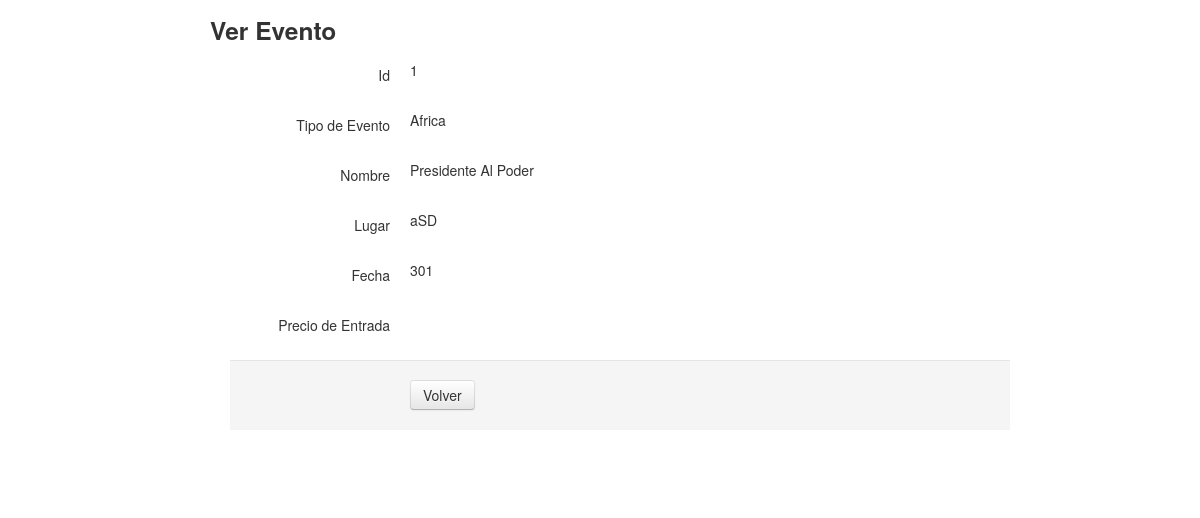
/eventos/read.php?event_id=1, run on the app's committed database.
### tables this page shows
CREATE TABLE `events` (
  `event_id` varchar(45) NOT NULL,
  `event_type_code` varchar(45) DEFAULT NULL,
  `event_name` varchar(45) DEFAULT NULL,
  `event_place` varchar(45) DEFAULT NULL,
  `event_date` varchar(45) DEFAULT NULL,
  `event_entrance_fee` varchar(45) DEFAULT NULL,
  PRIMARY KEY (`event_id`)
);

### eventos/read.php (the view, shortened to what this page needs)
<?php
$id = null;
if(!empty($_GET['event_id'])) {
	$id = $_REQUEST['event_id'];
}
if(null == $id) {
	header("Location: ../eventos.php");
} else {
	$pdo = Database::connect();
	$pdo->setAttribute(PDO::ATTR_ERRMODE, PDO::ERRMODE_EXCEPTION);
	$sql = "SELECT * FROM events where event_id = ?";
	$q = $pdo->prepare($sql);
	$q->execute(array($id));
	$data = $q->fetch(PDO::FETCH_ASSOC);
}
?>
<!DOCTYPE html>
<html>
<head>
	<link rel="stylesheet" href="../css/bootstrap.min.css">
</head>
<body>
	<div class="container">
		<div class="span10 offset1">
			<div class="row">
				<h3>Ver Evento</h3>
			</div>
			<div class="form-horizontal">
				<div class="control-group">
					<label class="control-label">Id</label>
					<div class="controls">
						<label class="check-box">
							<?php echo $data['event_id'];?>
						</label>
					</div>
				</div>
				<div class="control-group">
					<label class="control-label">Tipo de Evento</label>
					<div class="controls">
						<label class="check-box">
							<?php echo $data['event_type_code'];?>
						</label>
					</div>
				</div>
				<div class="control-group">
					<label class="control-label">Nombre</label>
					<div class="controls">
						<label class="check-box">
							<?php echo $data['event_name'];?>
						</label>
					</div>
				</div>
				<div class="control-group">
					<label class="control-label">Lugar</label>
					<div class="controls">
						<label class="check-box">
							<?php echo $data['event_place'];?>
						</label>
					</div>
				</div>
				<div class="control-group">
					<div class="control-group">
						<label class="control-label">Fecha</label>
						<div class="controls">
							<label class="check-box">
								<?php echo $data['event_date'];?>
							</label>
						</div>
					</div>
					<div class="control-group">
					<div class="control-group">
						<label class="control-label">Precio de Entrada</label>
					</div>
					<div>
						<div class="form-actions">
							<a class="btn" href="../eventos.php">Volver</a>
						</div>
					</div>
				</div>
			</div>
		</div>
	</div>
</div>
</body>
</html>

### data on the page
events: event_id "1", event_type_code "Africa", event_name "Presidente Al Poder", event_place "aSD", event_date "301"
